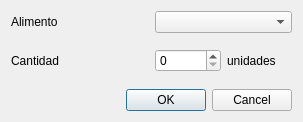
<?xml version="1.0" encoding="UTF-8"?>
<ui version="4.0">
 <class>AddMarketDialog</class>
 <widget class="QDialog" name="AddMarketDialog">
  <property name="geometry">
   <rect>
    <x>0</x>
    <y>0</y>
    <width>303</width>
    <height>122</height>
   </rect>
  </property>
  <property name="windowTitle">
   <string>Dialog</string>
  </property>
  <layout class="QVBoxLayout" name="verticalLayout">
   <item>
    <layout class="QGridLayout" name="gridLayout">
     <item row="0" column="0">
      <widget class="QLabel" name="label">
       <property name="text">
        <string>Alimento</string>
       </property>
      </widget>
     </item>
     <item row="0" column="1">
      <widget class="QComboBox" name="foodComboBox"/>
     </item>
     <item row="1" column="0">
      <widget class="QLabel" name="label_2">
       <property name="text">
        <string>Cantidad</string>
       </property>
      </widget>
     </item>
     <item row="1" column="1">
      <layout class="QHBoxLayout" name="horizontalLayout">
       <item>
        <widget class="QSpinBox" name="spinBox"/>
       </item>
       <item>
        <widget class="QLabel" name="unitLabel">
         <property name="text">
          <string>unidades</string>
         </property>
        </widget>
       </item>
      </layout>
     </item>
    </layout>
   </item>
   <item>
    <widget class="QDialogButtonBox" name="buttonBox">
     <property name="orientation">
      <enum>Qt::Horizontal</enum>
     </property>
     <property name="standardButtons">
      <set>QDialogButtonBox::Cancel|QDialogButtonBox::Ok</set>
     </property>
    </widget>
   </item>
  </layout>
 </widget>
 <resources/>
 <connections>
  <connection>
   <sender>buttonBox</sender>
   <signal>accepted()</signal>
   <receiver>AddMarketDialog</receiver>
   <slot>accept()</slot>
   <hints>
    <hint type="sourcelabel">
     <x>248</x>
     <y>254</y>
    </hint>
    <hint type="destinationlabel">
     <x>157</x>
     <y>274</y>
    </hint>
   </hints>
  </connection>
  <connection>
   <sender>buttonBox</sender>
   <signal>rejected()</signal>
   <receiver>AddMarketDialog</receiver>
   <slot>reject()</slot>
   <hints>
    <hint type="sourcelabel">
     <x>316</x>
     <y>260</y>
    </hint>
    <hint type="destinationlabel">
     <x>286</x>
     <y>274</y>
    </hint>
   </hints>
  </connection>
 </connections>
</ui>
